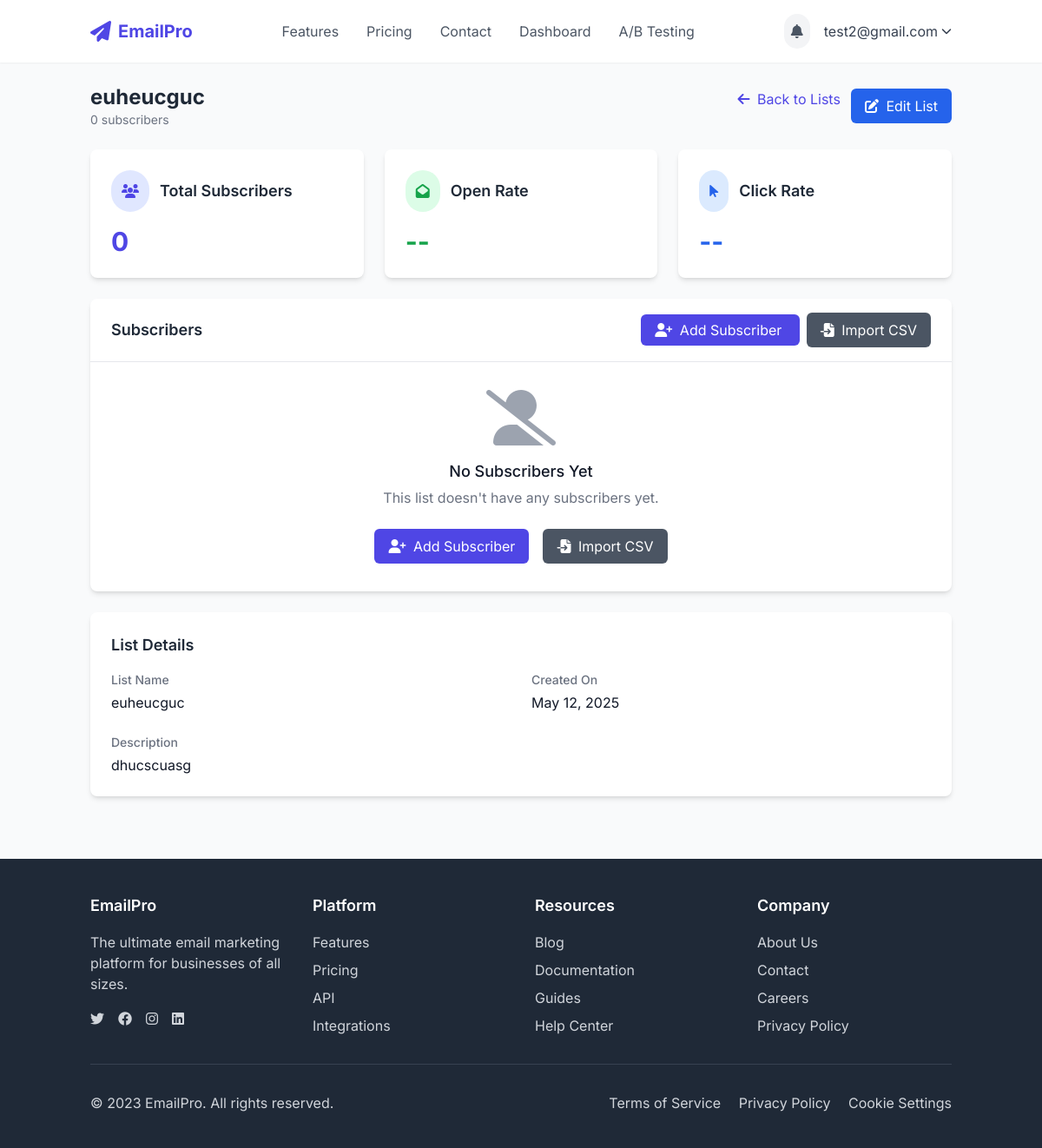
/subscriber-lists/1/ (signed in), run on the app's committed database.
### users/models.py (models this page shows, shortened)
class CustomUser(AbstractUser):
    email = models.EmailField(_('email address'), unique=True)
    company_name = models.CharField(max_length=255, blank=True)
    profile_image = models.ImageField(upload_to='profile_images/', blank=True, null=True)
    subscription_plan = models.CharField(
        max_length=20,
        choices=[
            ('free', 'Free'),
            ('basic', 'Basic'),
            ('premium', 'Premium'),
            ('enterprise', 'Enterprise'),
        ],
        default='free'
    )
    usage_quota = models.PositiveIntegerField(default=100)  # Number of emails allowed to send
    is_verified = models.BooleanField(default=False)
    USERNAME_FIELD = 'email'
    REQUIRED_FIELDS = ['username']

### marketing/models.py (models this page shows, shortened)
class SubscriberList(models.Model):
    owner = models.ForeignKey(settings.AUTH_USER_MODEL, on_delete=models.CASCADE, related_name='subscriber_lists')
    name = models.CharField(max_length=100)
    description = models.TextField(blank=True)
    subscribers = models.ManyToManyField(Subscriber, blank=True, related_name='lists')
    created_at = models.DateTimeField(auto_now_add=True)
    updated_at = models.DateTimeField(auto_now=True)
    class Meta:
        ordering = ['name']

### marketing/views.py (the view)
# urls.py: path('subscriber-lists/<int:pk>/', views.subscriber_list_detail, name='subscriber_list_detail'),
@login_required
def subscriber_list_detail(request, pk):
    subscriber_list = get_object_or_404(SubscriberList, pk=pk, owner=request.user)
    subscribers = subscriber_list.subscribers.all()
    paginator = Paginator(subscribers, 25)
    page_number = request.GET.get('page')
    page_obj = paginator.get_page(page_number)
    return render(request, 'marketing/subscriber_list_detail.html', {
        'list': subscriber_list,
        'page_obj': page_obj
    })

### templates/marketing/subscriber_list_detail.html (shortened to what this page needs)
{% extends 'base.html' %}
{% load static %}
{% load user_tags %}
{% block content %}
<div class="container max-w-6xl mx-auto">
    <div class="flex justify-between items-center mb-6">
        <div>
            <h1 class="text-2xl font-bold text-gray-800">{{ list.name }}</h1>
            <p class="text-sm text-gray-500">{{ list.subscribers.count }} subscribers</p>
        </div>
        <div class="flex space-x-3">
            <a href="{% url 'subscriber_lists' %}" class="text-indigo-600 hover:text-indigo-800">
                <i class="fas fa-arrow-left mr-1"></i> Back to Lists
            </a>
            <a href="{% url 'edit_subscriber_list' pk=list.id %}" class="px-4 py-2 bg-blue-600 text-white rounded-md hover:bg-blue-700 transition-colors">
                <i class="fas fa-edit mr-1"></i> Edit List
            </a>
        </div>
    </div>
    <div class="grid grid-cols-1 md:grid-cols-3 gap-6 mb-6">
        <div class="bg-white p-6 rounded-lg shadow-md">
            <div class="flex items-center mb-4">
                <div class="rounded-full bg-indigo-100 p-3">
                    <i class="fas fa-users text-indigo-600"></i>
                </div>
                <h2 class="ml-3 text-lg font-semibold text-gray-800">Total Subscribers</h2>
            </div>
            <div class="text-3xl font-bold text-indigo-600">{{ list.subscribers.count }}</div>
        </div>
        <div class="bg-white p-6 rounded-lg shadow-md">
            <div class="flex items-center mb-4">
                <div class="rounded-full bg-green-100 p-3">
                    <i class="fas fa-envelope-open text-green-600"></i>
                </div>
                <h2 class="ml-3 text-lg font-semibold text-gray-800">Open Rate</h2>
            </div>
            <div class="text-3xl font-bold text-green-600">{{ open_rate|default:"--" }}</div>
        </div>
        <div class="bg-white p-6 rounded-lg shadow-md">
            <div class="flex items-center mb-4">
                <div class="rounded-full bg-blue-100 p-3">
                    <i class="fas fa-mouse-pointer text-blue-600"></i>
                </div>
                <h2 class="ml-3 text-lg font-semibold text-gray-800">Click Rate</h2>
            </div>
            <div class="text-3xl font-bold text-blue-600">{{ click_rate|default:"--" }}</div>
        </div>
    </div>
    <div class="bg-white rounded-lg shadow-md overflow-hidden mb-6">
        <div class="border-b px-6 py-4 flex justify-between items-center">
            <h3 class="text-lg font-semibold text-gray-800">Subscribers</h3>
            <div>
                <a href="{% url 'add_subscriber' %}" class="px-4 py-2 bg-indigo-600 text-white rounded-md hover:bg-indigo-700 transition-colors">
                    <i class="fas fa-user-plus mr-1"></i> Add Subscriber
                </a>
                <button id="importBtn" class="px-4 py-2 bg-gray-600 text-white rounded-md hover:bg-gray-700 transition-colors ml-2">
                    <i class="fas fa-file-import mr-1"></i> Import CSV
                </button>
            </div>
        </div>
        <div class="overflow-x-auto">
            {% if subscribers %}
            <table class="min-w-full divide-y divide-gray-200">
                <thead class="bg-gray-50">
                    <tr>
                        <th scope="col" class="px-6 py-3 text-left text-xs font-medium text-gray-500 uppercase tracking-wider">
                            Email
                        </th>
                        <th scope="col" class="px-6 py-3 text-left text-xs font-medium text-gray-500 uppercase tracking-wider">
                            Name
                        </th>
                        <th scope="col" class="px-6 py-3 text-left text-xs font-medium text-gray-500 uppercase tracking-wider">
                            Status
                        </th>
                        <th scope="col" class="px-6 py-3 text-left text-xs font-medium text-gray-500 uppercase tracking-wider">
                            Subscribed Date
                        </th>
                        <th scope="col" class="px-6 py-3 text-right text-xs font-medium text-gray-500 uppercase tracking-wider">
                            Actions
                        </th>
                    </tr>
                </thead>
                <tbody class="bg-white divide-y divide-gray-200">
                    {% for subscriber in subscribers %}
                    <tr>
                        <td class="px-6 py-4 whitespace-nowrap">
                            <div class="text-sm font-medium text-gray-900">
                                {{ subscriber.email }}
                            </div>
                        </td>
                        <td class="px-6 py-4 whitespace-nowrap">
                            <div class="text-sm text-gray-900">
                                {% if subscriber.first_name or subscriber.last_name %}
                                    {{ subscriber.first_name }} {{ subscriber.last_name }}
                                {% else %}
                                    --
                                {% endif %}
                            </div>
                        </td>
                        <td class="px-6 py-4 whitespace-nowrap">
                            {% if subscriber.is_active %}
                            <span class="px-2 inline-flex text-xs leading-5 font-semibold rounded-full bg-green-100 text-green-800">
                                Active
                            </span>
                            {% else %}
                            <span class="px-2 inline-flex text-xs leading-5 font-semibold rounded-full bg-red-100 text-red-800">
                                Inactive
                            </span>
                            {% endif %}
                        </td>
                        <td class="px-6 py-4 whitespace-nowrap text-sm text-gray-500">
                            {{ subscriber.created_at|date:"M d, Y" }}
                        </td>
                        <td class="px-6 py-4 whitespace-nowrap text-right text-sm font-medium">
                            <a href="{% url 'edit_subscriber' pk=subscriber.id %}" class="text-blue-600 hover:text-blue-900 mr-3">
                                <i class="fas fa-edit"></i>
                            </a>
                            <a href="{% url 'delete_subscriber' pk=subscriber.id %}" class="text-red-600 hover:text-red-900">
                                <i class="fas fa-trash"></i>
                            </a>
                        </td>
                    </tr>
                    {% endfor %}
                </tbody>
            </table>
            {% else %}
            <div class="text-center py-8">
                <div class="text-gray-400">
                    <i class="fas fa-user-alt-slash fa-4x mb-4"></i>
                </div>
                <h3 class="text-lg font-medium text-gray-900">No Subscribers Yet</h3>
                <p class="text-gray-500 mt-1 mb-6">This list doesn't have any subscribers yet.</p>
                <div class="flex justify-center space-x-4">
                    <a href="{% url 'add_subscriber' %}" class="px-4 py-2 bg-indigo-600 text-white rounded-md hover:bg-indigo-700 transition-colors">
                        <i class="fas fa-user-plus mr-1"></i> Add Subscriber
                    </a>
                    <button id="importBtnEmpty" class="px-4 py-2 bg-gray-600 text-white rounded-md hover:bg-gray-700 transition-colors">
                        <i class="fas fa-file-import mr-1"></i> Import CSV
                    </button>
                </div>
            </div>
            {% endif %}
        </div>
    </div>
    <div class="bg-white rounded-lg shadow-md p-6">
        <h3 class="text-lg font-semibold text-gray-800 mb-4">List Details</h3>
        <div class="grid grid-cols-1 md:grid-cols-2 gap-6">
            <div>
                <h4 class="text-sm font-medium text-gray-500 mb-1">List Name</h4>
                <p class="text-gray-900">{{ list.name }}</p>
            </div>
            <div>
                <h4 class="text-sm font-medium text-gray-500 mb-1">Created On</h4>
                <p class="text-gray-900">{{ list.created_at|date:"F d, Y" }}</p>
            </div>
            {% if list.description %}
            <div class="md:col-span-2">
                <h4 class="text-sm font-medium text-gray-500 mb-1">Description</h4>
                <p class="text-gray-900">{{ list.description }}</p>
            </div>
            {% endif %}
        </div>
    </div>
</div>
{% endblock %}

### templates/base.html (shortened to what this page needs)
{% load static %}
<!DOCTYPE html>
<html lang="en">
<head>
    <script src="https://cdn.tailwindcss.com"></script>
    <link rel="stylesheet" href="https://cdnjs.cloudflare.com/ajax/libs/font-awesome/6.4.0/css/all.min.css">
    <link rel="stylesheet" href="{% static 'css/auth.css' %}">
</head>
<body class="min-h-screen bg-gray-50 text-gray-800">
    <header class="bg-white shadow-sm">
        <div class="container mx-auto px-4 py-4 flex justify-between items-center">
            <a href="{% url 'home' %}" class="flex items-center space-x-2">
                <i class="fas fa-paper-plane text-indigo-600 text-2xl"></i>
                <span class="font-bold text-xl text-indigo-600">EmailPro</span>
            </a>
            <nav class="hidden md:flex space-x-8">
                <a href="{% url 'features' %}" class="text-gray-600 hover:text-indigo-600 transition-colors">Features</a>
                <a href="{% url 'pricing' %}" class="text-gray-600 hover:text-indigo-600 transition-colors">Pricing</a>
                <a href="{% url 'contact' %}" class="text-gray-600 hover:text-indigo-600 transition-colors">Contact</a>
                {% if user.is_authenticated %}
                    <a href="{% url 'dashboard' %}" class="text-gray-600 hover:text-indigo-600 transition-colors">Dashboard</a>
                    <a href="{% url 'ab_testing' %}" class="text-gray-600 hover:text-indigo-600 transition-colors">A/B Testing</a>
                {% endif %}
            </nav>
            <div class="flex items-center space-x-4">
                {% if user.is_authenticated %}
                    <div class="relative" x-data="notificationSystem()" x-init="loadNotifications()">
                        <button @click="open = !open" class="p-2 rounded-full bg-gray-100 text-gray-600 hover:bg-gray-200 focus:outline-none relative">
                            <i class="fas fa-bell"></i>
                        </button>
                    </div>
                    <div class="relative group">
                        <button class="flex items-center space-x-1 text-gray-700 hover:text-indigo-600">
                            <span>{{ user.email }}</span>
                            <i class="fas fa-chevron-down text-xs"></i>
                        </button>
                    </div>
                {% else %}
                    <a href="{% url 'login' %}" class="px-4 py-2 text-indigo-600 hover:text-indigo-800 transition-colors">Login</a>
                    <a href="{% url 'register' %}" class="px-4 py-2 bg-indigo-600 text-white rounded-md hover:bg-indigo-700 transition-colors">Sign Up</a>
                {% endif %}
            </div>
        </div>
    </header>
    <main class="container mx-auto px-4 py-6">
        {% block content %}{% endblock %}
    </main>
    <footer class="bg-gray-800 text-white mt-12">
        <div class="container mx-auto px-4 py-10">
            <div class="grid grid-cols-1 md:grid-cols-4 gap-8">
                <div>
                    <h3 class="text-lg font-semibold mb-4">EmailPro</h3>
                    <p class="text-gray-300 mb-4">The ultimate email marketing platform for businesses of all sizes.</p>
                    <div class="flex space-x-4">
                        <a href="#" class="text-gray-300 hover:text-white"><i class="fab fa-twitter"></i></a>
                        <a href="#" class="text-gray-300 hover:text-white"><i class="fab fa-facebook"></i></a>
                        <a href="#" class="text-gray-300 hover:text-white"><i class="fab fa-instagram"></i></a>
                        <a href="#" class="text-gray-300 hover:text-white"><i class="fab fa-linkedin"></i></a>
                    </div>
                </div>
                <div>
                    <h3 class="text-lg font-semibold mb-4">Platform</h3>
                    <ul class="space-y-2">
                        <li><a href="{% url 'features' %}" class="text-gray-300 hover:text-white">Features</a></li>
                        <li><a href="{% url 'pricing' %}" class="text-gray-300 hover:text-white">Pricing</a></li>
                        <li><a href="#" class="text-gray-300 hover:text-white">API</a></li>
                        <li><a href="#" class="text-gray-300 hover:text-white">Integrations</a></li>
                    </ul>
                </div>
                <div>
                    <h3 class="text-lg font-semibold mb-4">Resources</h3>
                    <ul class="space-y-2">
                        <li><a href="#" class="text-gray-300 hover:text-white">Blog</a></li>
                        <li><a href="#" class="text-gray-300 hover:text-white">Documentation</a></li>
                        <li><a href="#" class="text-gray-300 hover:text-white">Guides</a></li>
                        <li><a href="#" class="text-gray-300 hover:text-white">Help Center</a></li>
                    </ul>
                </div>
                <div>
                    <h3 class="text-lg font-semibold mb-4">Company</h3>
                    <ul class="space-y-2">
                        <li><a href="#" class="text-gray-300 hover:text-white">About Us</a></li>
                        <li><a href="{% url 'contact' %}" class="text-gray-300 hover:text-white">Contact</a></li>
                        <li><a href="#" class="text-gray-300 hover:text-white">Careers</a></li>
                        <li><a href="#" class="text-gray-300 hover:text-white">Privacy Policy</a></li>
                    </ul>
                </div>
            </div>
            <div class="border-t border-gray-700 mt-8 pt-8 flex flex-col md:flex-row justify-between">
                <p class="text-gray-300">© 2023 EmailPro. All rights reserved.</p>
                <div class="mt-4 md:mt-0">
                    <a href="#" class="text-gray-300 hover:text-white mr-4">Terms of Service</a>
                    <a href="#" class="text-gray-300 hover:text-white mr-4">Privacy Policy</a>
                    <a href="#" class="text-gray-300 hover:text-white">Cookie Settings</a>
                </div>
            </div>
        </div>
    </footer>
</body>
</html>

### data on the page
CustomUser: email "test2@gmail.com"
SubscriberList: name "euheucguc", subscribers.count "0", created_at "May 12, 2025", description "dhucscuasg"

### other printed values
{{ open_rate|default:"--" }} "--"
{{ click_rate|default:"--" }} "--"
